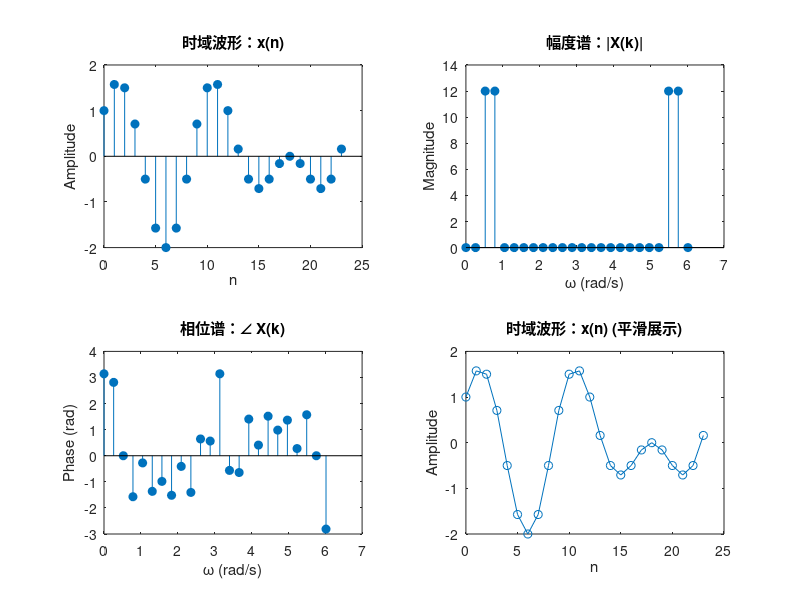

Here is the MATLAB script that generated this plot: (Note: this script raises an error after producing the figure.)
% 已知序列定义
n = 0:23; % 一个周期内的采样点
x = sin(pi/4 * n) + cos(pi/6 * n); % 定义序列

% (1) 绘制序列一个周期的时域波形图
figure;

subplot(2, 2, 1);
stem(n, x, 'filled');
title('时域波形：x(n)');
xlabel('n');
ylabel('Amplitude');

% (2) 对序列进行频谱分析
N = 24; % 取周期序列 N 点进行频谱分析
X = fft(x, N); % 计算 N 点 FFT
freq = (0:N-1) * 2 * pi / N; % 频率刻度

% 幅度谱
subplot(2, 2, 2);
stem(freq, abs(X), 'filled');
title('幅度谱：|X(k)|');
xlabel('\omega (rad/s)');
ylabel('Magnitude');

% 相位谱
subplot(2, 2, 3);
stem(freq, angle(X), 'filled');
title('相位谱：\angle X(k)');
xlabel('\omega (rad/s)');
ylabel('Phase (rad)');

% 重新绘制周期时域波形 (更清晰)
subplot(2, 2, 4);
plot(n, x, '-o');
title('时域波形：x(n) (平滑展示)');
xlabel('n');
ylabel('Amplitude');

% 设置整体标题
sgtitle('已知序列时域与频域分析');
